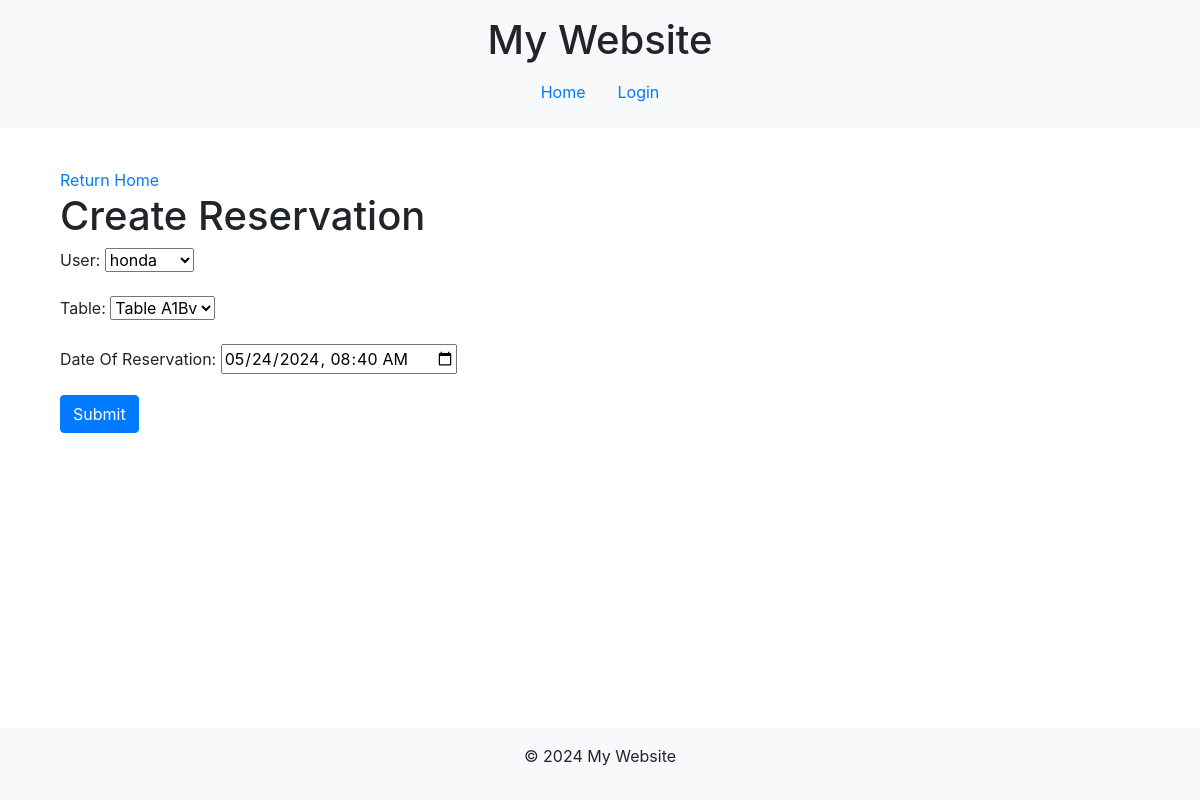
Page /update-reservation/3/ on the committed database.
### base/models.py (models this page shows, shortened)
class Reservation(models.Model):
    user = models.ForeignKey(User, on_delete=models.CASCADE)
    table = models.ForeignKey(Table, on_delete=models.CASCADE)
    reserv_date = models.DateTimeField("Date Of Reservation")

### base/views/reservation_views.py (the view)
# urls.py: path('update-reservation/<int:pk>/', reservation_views.ReservationUpdate.as_view(), name='update_reservation'),
class ReservationUpdate(UpdateView):
    model = Reservation
    form_class = ReservationForm
    template_name = 'base/reservation.html'
    success_url = reverse_lazy('home')  # Redirect after successful form submission

### base/forms/reservation_forms.py
class ReservationForm(forms.ModelForm):
    class Meta:
        model = Reservation
        fields = ['user', 'table', 'reserv_date']
        widgets = {
            'reserv_date': forms.DateTimeInput(attrs={'type': 'datetime-local'}),
        }

### base/models.py (called while the page is built)
    def __str__(self):
        return f'Table {self.code}'

### base/templates/base/reservation.html (shortened to what this page needs)
{% extends "main.html" %}
{% block content %}
<div class="container mt-4">
    <a href="{% url 'home' %}">Return Home</a>
    <h1>{% if form_type == 'Update' %}Update{% else %}Create{% endif %} Reservation</h1>
    <form method="post">
        {{ form.as_p }}
        <button type="submit" class="btn btn-primary">{% if form_type == 'Update' %}Update{% else %}Submit{% endif %}</button>
    </form>
</div>
{% endblock %}

### templates/main.html (style rules this page uses)
html, body { height: 100%; }
body { display: flex; flex-direction: column; }

### rows in the picture
Reservation: user "honda", table "Table A1Bv", reserv_date "05/24/2024 08:40"
